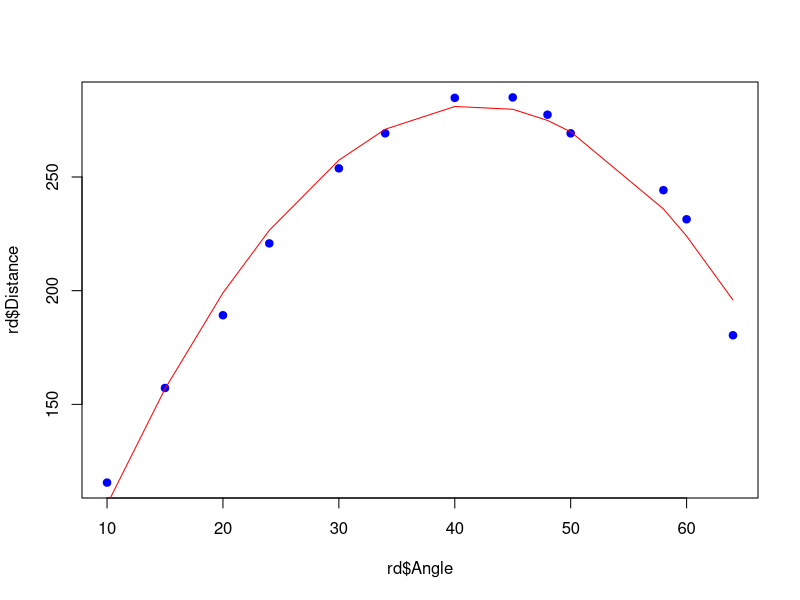
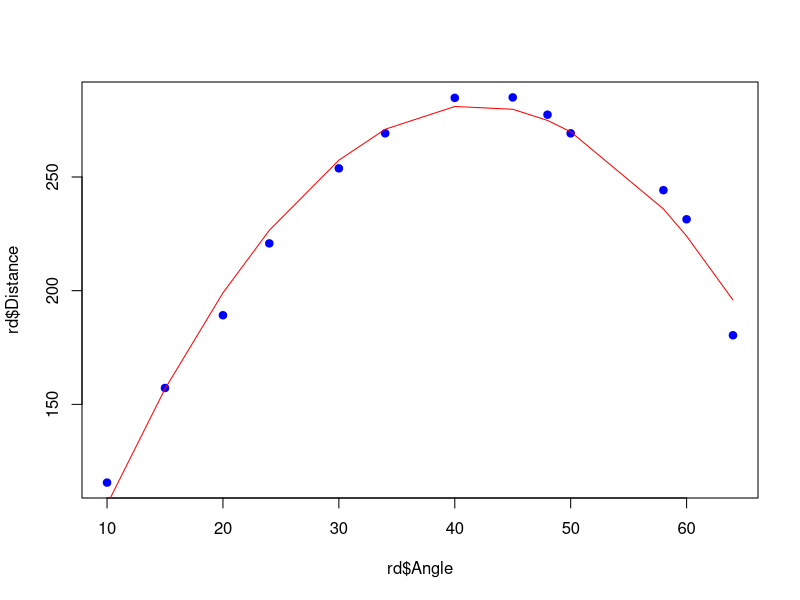

R code for these plots, in order:
 rd <- read.csv("batting-angles-distances.csv")
 rd
 
 # Build quadratic regression points for each angle, based on formula: Distance ~ Angle*Angle + Angle
 # I(rd$Angle^2) creates a quadratic variable (Angle x Angle)
 # Can also do poly(rd
 yvals <- predict(lm(rd$Distance ~ I(rd$Angle^2) + rd$Angle), newdata=data.frame(Angle=rd$Angle))
 
 #Another way using poly to create a polynomial for Angle of maximum degree 2.
 yvals <- predict(lm(rd$Distance ~ poly(rd$Angle, 2)), newdata=data.frame(Angle=rd$Angle))
 
 plot(rd$Angle, rd$Distance, col="blue", pch=19)
 lines(rd$Angle, yvals, col="red")
 
 #------------ Manual way
 rd$AngleSq <- rd$Angle^2
 yvals <- predict(lm(rd$Distance ~ rd$AngleSq + rd$Angle), newdata=data.frame(Angle=rd$Angle))
 plot(rd$Angle, rd$Distance, col="blue", pch=19)
 lines(rd$Angle, yvals, col="red") 
 
 
 
 